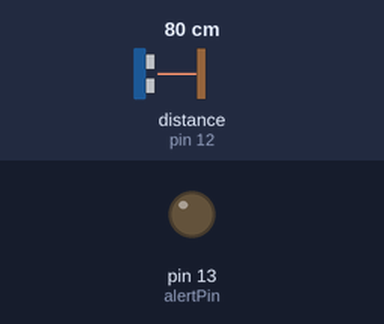
The sketch below on a simulated Arduino Uno, built with avr-gcc and run on an emulated ATmega328P. Shown: output pins drawn as LEDs (lit = HIGH). Wiring (inferred from the names in the program): ultrasonic range finder: trigger pin 11; echo pin 12. The test bench sets the inputs (shaded band); at power-on: distance to the obstacle (sensor on pin 12) 80 cm. The echo pulse lasts 58.3 µs per cm; pins used as bus, display or sensor lines are not drawn.

Above: at 1.2 s.
1.3 s: distance to the obstacle (sensor on pin 12) set to 6 cm
2.8 s: distance to the obstacle (sensor on pin 12) set to 3 cm
At 3.2 s:
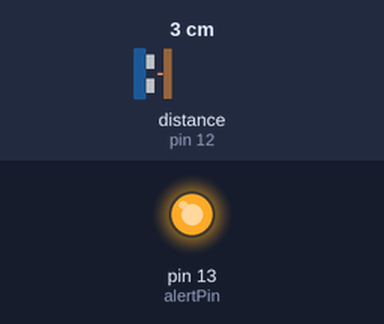
4.3 s: distance to the obstacle (sensor on pin 12) set to 9 cm
At 4.7 s:
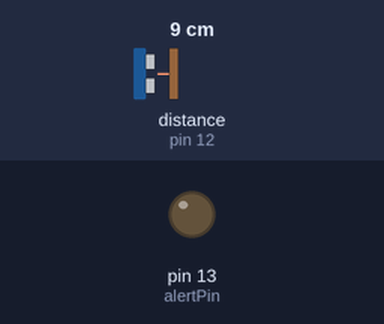
5.8 s: distance to the obstacle (sensor on pin 12) set to 2 cm
At 6.3 s:
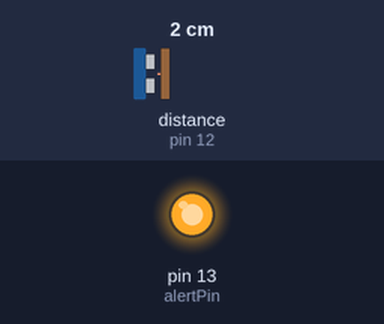
Timing chart, 0 to 8.3 s (numbered marks = the images above; inputs shaded):
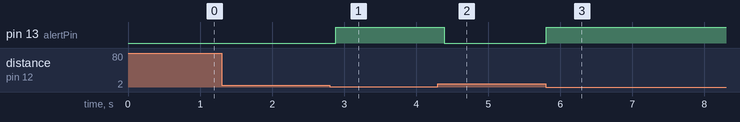

Measured:
- the behaviour switches between 5 and 4 cm on distance to the obstacle (sensor on pin 12) (found by bisection; images 0 and 1)
- after the input at 1.3 s, every drawn part: stays the same
- after the input at 2.8 s, pin 13 (alertPin): LOW → HIGH after 0.08 s
- after the input at 4.3 s, pin 13 (alertPin): HIGH → LOW after 0.09 s
- after the input at 5.8 s, pin 13 (alertPin): LOW → HIGH at once

The sketch:

sensorultra.ino
```cpp
// Definição dos pinos de conexão do sensor
const int trigPin = 11;
const int echoPin = 12;
const int alertPin = 13;

// Variáveis para armazenar a duração e a distância
long duration;
int distance;
int distancia_limite = 3;

void setup() {
  // put your setup code here, to run once:

   // Inicializa a comunicação serial
  Serial.begin(9600);

  // Define os modos dos pinos
  pinMode(trigPin, OUTPUT);
  pinMode(echoPin, INPUT);
  pinMode(alertPin, OUTPUT);

}

void loop() {
  // put your main code here, to run repeatedly:

  // Certifique-se de que o pino trig está baixo
  digitalWrite(trigPin, LOW);
  //delayMicroseconds(2);

  // Envie um pulso alto de 10 microsegundos no pino trig
  digitalWrite(trigPin, HIGH);
  //delayMicroseconds(10);
  digitalWrite(trigPin, LOW);

  // Meça o tempo de duração do pulso no pino echo
  duration = pulseIn(echoPin, HIGH);

  // Calcule a distância em centímetros, ajuste o fator de conversão se necessário
  distance = duration * 0.0343 / 2; // ajuste da constante

  // Exiba a distância medida no Monitor Serial
  //Serial.print("Distância: ");
  //Serial.print(distance);
  //Serial.println(" cm");

  if (distance <= distancia_limite) {
    //Serial.println("Não seguro");
    //pararMotores();
    digitalWrite(alertPin, HIGH);
  } else {
    digitalWrite(alertPin, LOW);
    //norte();
    //Serial.println("Seguro");
  }

  // Aguarde 100ms antes de fazer a próxima medição
  delay(100);

}
```
